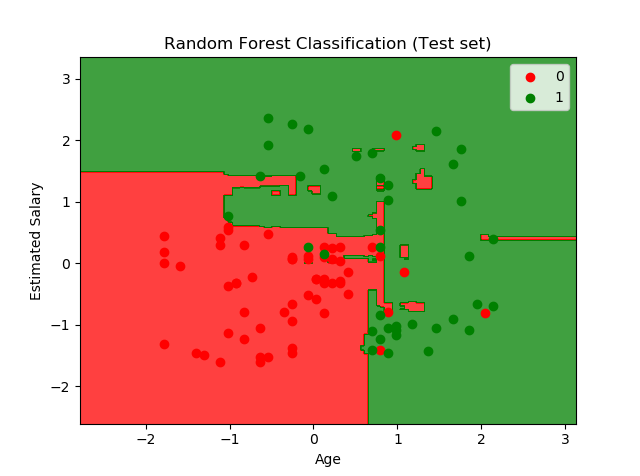

The Python source for this figure:
# -*- coding: utf-8 -*-
"""
Created on Tue Feb 13 10:04:00 2018
@author: Prashant Bhat

Random forest Classification 
"""

#import libraries
import pandas as pd
import numpy as np
import matplotlib.pyplot as plt

# import the dataset 
dataset = pd.read_csv('Social_Network_Ads.csv')
X = dataset.iloc[:, 2:4].values
y = dataset.iloc[:, 4].values

#scaling the independent variables 
from sklearn.preprocessing import StandardScaler
scaler = StandardScaler()
X = scaler.fit_transform(X)

# split the dataset to test and train set 
from sklearn.model_selection import train_test_split
X_train, X_test, y_train, y_test = train_test_split(X, y)

from sklearn.ensemble import RandomForestClassifier
classifier = RandomForestClassifier(n_estimators=500)

# fit and predict the output
classifier.fit(X_train, y_train)
y_pred = classifier.predict(X_test)

# confusion matrix 
from sklearn.metrics import confusion_matrix
cm = confusion_matrix(y_test, y_pred)

# Visualising the Test set results
from matplotlib.colors import ListedColormap
X_set, y_set = X_test, y_test
X1, X2 = np.meshgrid(np.arange(start = X_set[:, 0].min() - 1, stop = X_set[:, 0].max() + 1, step = 0.01),
                     np.arange(start = X_set[:, 1].min() - 1, stop = X_set[:, 1].max() + 1, step = 0.01))
plt.contourf(X1, X2, classifier.predict(np.array([X1.ravel(), X2.ravel()]).T).reshape(X1.shape),
             alpha = 0.75, cmap = ListedColormap(('red', 'green')))
plt.xlim(X1.min(), X1.max())
plt.ylim(X2.min(), X2.max())
for i, j in enumerate(np.unique(y_set)):
    plt.scatter(X_set[y_set == j, 0], X_set[y_set == j, 1],
                c = ListedColormap(('red', 'green'))(i), label = j)
plt.title('Random Forest Classification (Test set)')
plt.xlabel('Age')
plt.ylabel('Estimated Salary')
plt.legend()
plt.show()
